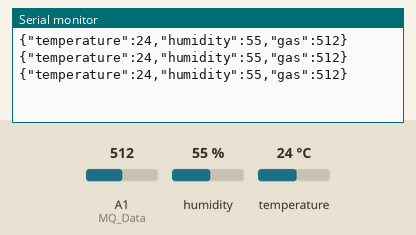
A sketch run on a simulated Arduino Uno, built with avr-gcc and run on an emulated ATmega328P. On the bench: the last lines printed to the serial monitor. Inputs (shaded band) come from the test bench; at power-on: A1 (MQ_Data) = 512, humidity 55 %, temperature 24 °C.

Above: at 7.8 s.
7.9 s: A1 (MQ_Data) set to 106
At 9.5 s:
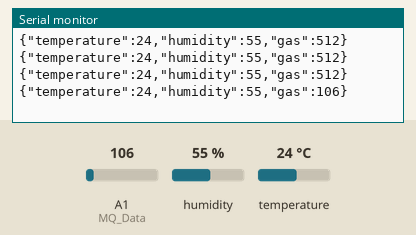
14.4 s: A1 (MQ_Data) set to 94
At 15.4 s:
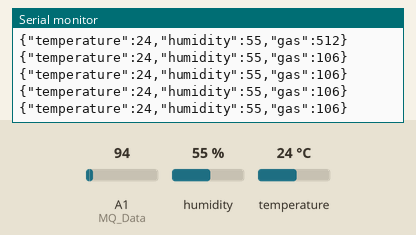
Timing chart, 0 to 17.4 s (numbered marks = the images above; inputs shaded):
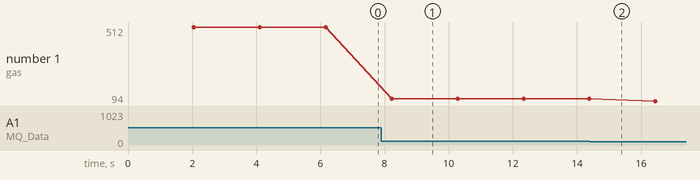

Measured:
- after the input at 7.9 s, the serial monitor: prints a new line after 0.32 s (image 1)
- plotted number 1: 512 → 106 after the input at 7.9 s, 106 → 94 after the input at 14.4 s

The sketch:

LoadKit_to_Server_ArduinoUno.ino
```cpp
#include <DHT.h>
#include <ArduinoJson.h>
#include <SoftwareSerial.h>
#define DHT_Data 8

DHT dht (DHT_Data, DHT22); // DHT11
#define MQ_Data A1
#define RX_PIN 10 // Chân RX của cổng nối tiếp mềm
#define TX_PIN 11 // Chân TX của cổng nối tiếp mềm
SoftwareSerial mySerial (RX_PIN, TX_PIN); // Tạo một đối tượng cổng nối tiếp mềm

void setup () {
  Serial . begin ( 9600 );
  mySerial . begin ( 9600 );
  while (!Serial) delay ( 1 );
  dht . begin ();
}

unsigned long timeUpdata = millis ();
DynamicJsonDocument doc ( 1024 );

void loop () {
  if ( millis () - timeUpdata > 2000 ) {
    float hum = dht . readHumidity ();
    float temp = dht . readTemperature ();
    float gas = analogRead (MQ_Data);
    doc [ "temperature" ] = temp;
    doc [ "humidity" ] = hum;
    doc [ "gas" ] = gas;
    // gửi data thông qua cổng giao tiếp mềm cho Chip WiFi
    serializeJson (doc, mySerial);
    mySerial . println ();
    // In ra màn hình Serial
    serializeJson (doc, Serial);
    Serial . println ();
    timeUpdata = millis ();
  }
}
```
